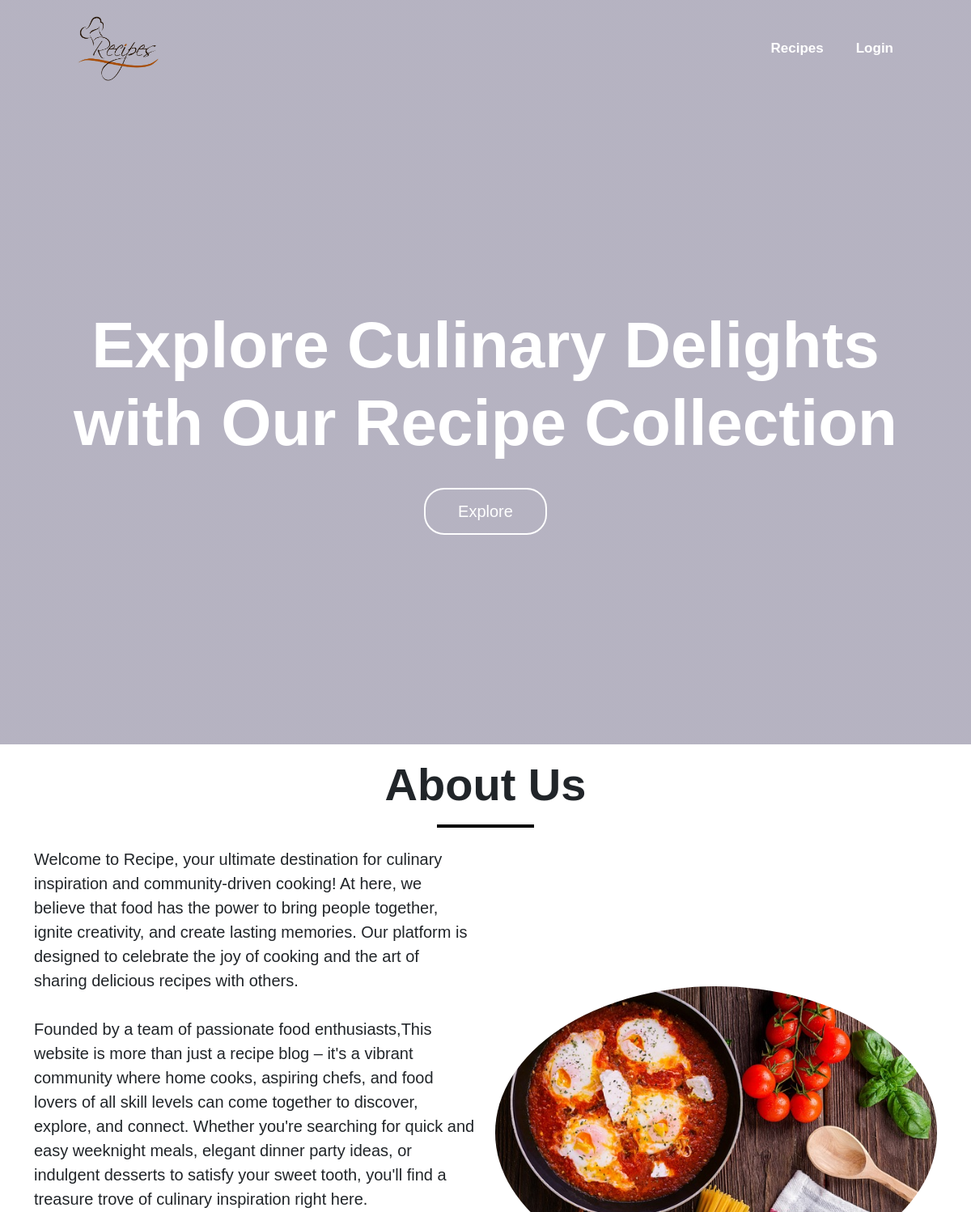
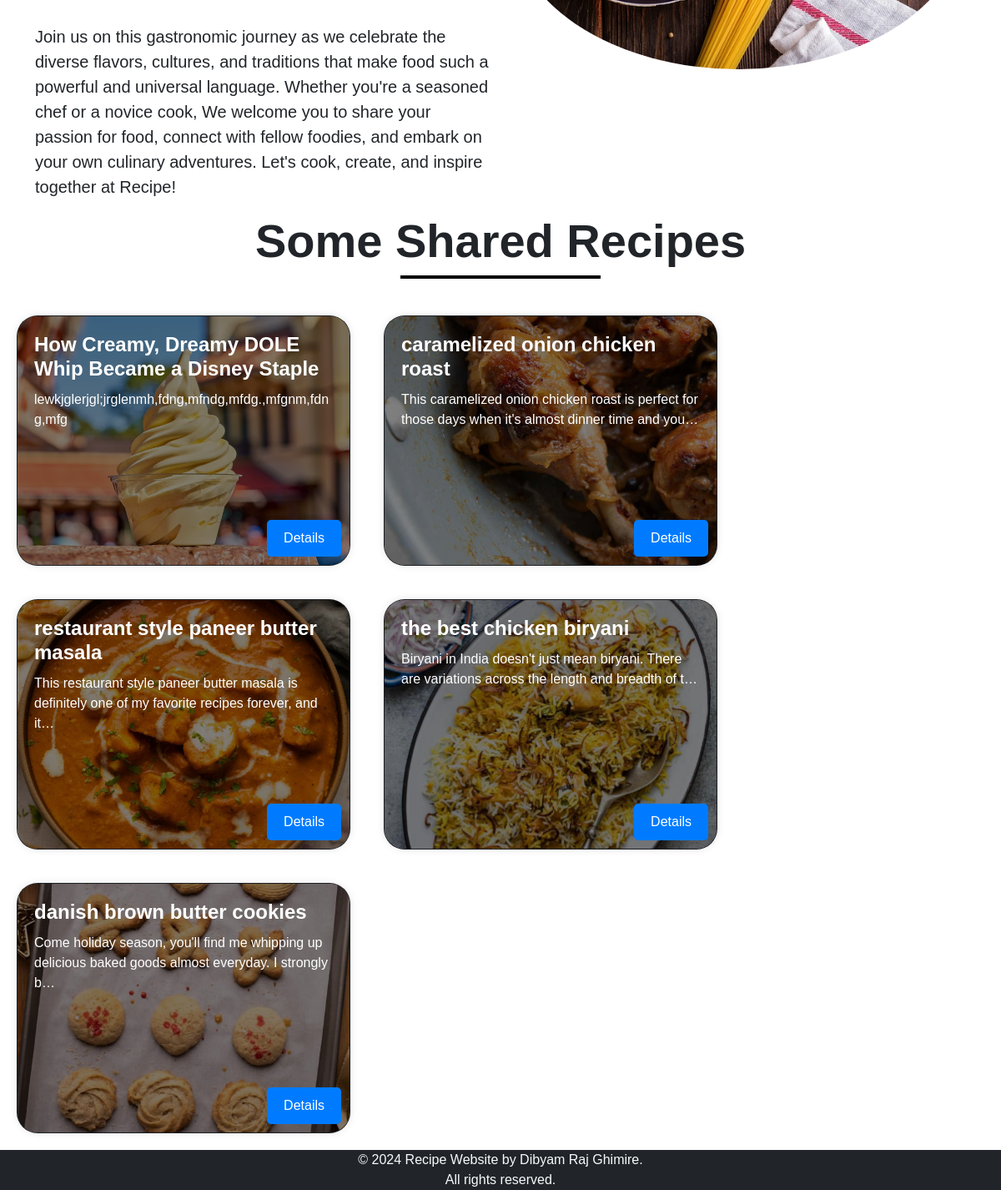
The page / on the database its author committed (2 pictures, top to bottom).
### vege/models.py (models this page shows, shortened)
class Recipe(models.Model):
    user = models.ForeignKey(User,on_delete = models.SET_NULL,null = True,blank = True)
    name = models.CharField(max_length=100)
    description = models.TextField()
    image = models.ImageField(upload_to='recipe')
    is_shared = models.BooleanField(default=False)

### vege/views.py (the view)
# urls.py: path('', sharedRecipes, name='sharedRecipes'),
def sharedRecipes(req):
    sharedRecipes = Recipe.objects.filter(is_shared=True)
    return render(req, 'sharedRecipes.html', {'sharedRecipes': sharedRecipes})

### vege/templates/sharedRecipes.html (shortened to what this page needs)
{% extends 'base.html' %}
{% block start%}
{% load static %}
<div class="landing-page">
    <div class="content text-center text-white">
        <video autoplay loop muted plays-inline class="bg-video">
            <source src="{% static 'logo/recipe_video.mp4' %}"
                type="video/mp4">
        </video>
        <h1 class="fw-bold ">
            Explore Culinary Delights with Our Recipe Collection
        </h1>
        <a href="#shared" class="text-white fs-5 fw-light mt-4">Explore</a>
    </div>
</div>
<section class="section-padding">
    <div class="container">
        <div class="title   ">
            <h1 class="display-4 fw-semibold text-center m-3">About Us</h1>
            <div class="line"></div>
        </div>
        <div class="row d-flex flex-row-reverse">
            <div class="col-6   align-content-lg-center">
                <img class="w-100 rounded-circle"
                    src="{% static 'logo/rec_img1.jpg' %}">
            </div>
            <div class="fs-5 col-6">
                <p>
                    Welcome to Recipe, your ultimate destination for culinary
                    inspiration and community-driven cooking! At here, we
                    believe that food has the power to bring people together,
                    ignite creativity, and create lasting memories. Our platform
                    is designed to celebrate the joy of cooking and the art of
                    sharing delicious recipes with others.
                    <br /> <br>
                    Founded by a team of passionate food enthusiasts,This
                    website is more than just a recipe blog – it's a vibrant
                    community where home cooks, aspiring chefs, and food lovers
                    of all skill levels can come together to discover, explore,
                    and connect. Whether you're searching for quick and easy
                    weeknight meals, elegant dinner party ideas, or indulgent
                    desserts to satisfy your sweet tooth, you'll find a treasure
                    trove of culinary inspiration right here.
                    <br /><br />
                    Join us on this gastronomic journey as we celebrate the
                    diverse flavors, cultures, and traditions that make food
                    such a powerful and universal language. Whether you're a
                    seasoned chef or a novice cook, We welcome you to share your
                    passion for food, connect with fellow foodies, and embark on
                    your own culinary adventures. Let's cook, create, and
                    inspire together at Recipe!
                </p>
            </div>
        </div>
    </div>
</section>
{% if sharedRecipes %}
<h1 id="shared" class=" fw-semibold text-center display-4">Some Shared
    Recipes</h1>
<div class="line1"></div>
<div class="card-container">
    {% for sharedRecipe in sharedRecipes %}
    <div class="card text-bg-dark">
        <img src="/media/{{sharedRecipe.image}}" class="card-img"
            alt="...">
        <div class="card-img-overlay">
            <h5 class="card-title">{{sharedRecipe.name}}</h5>
            <p
                class="card-text">{{sharedRecipe.description|truncatechars:100}}</p>
            <a href="{% url 'recipeDetail' sharedRecipe.id %}"
                class="btn btn-primary">Details</a>
        </div>
    </div>
    {% endfor %}
</div>
{% endif %}
{% endblock %}

### vege/templates/base.html (shortened to what this page needs)
{% load static %}
<!DOCTYPE html>
<html lang="en">
    <head>
        <link
            href="https://cdn.jsdelivr.net/npm/bootstrap@5.3.3/dist/css/bootstrap.min.css"
            rel="stylesheet"
>
    </head>
    <body>
        <nav>
            <div class="img-container">
                <img
                    src="{% static 'logo/logo_image.jpg' %}"
                    class="logo" />
            </div>
            <ul class="d-flex flex-row justify-content-evenly mb-0">
                <li>
                    <a
                        href="{% url 'sharedRecipes' %}"> Recipes </a>
                </li>
                {% if request.user.is_authenticated %}
                <li>
                    <a href="{% url 'addRecipes' %}"> Add Recipe</a>
                </li>
                <li>
                    <a href="{% url 'logoutPage' %}"> Logout </a>
                </li>
                {% else %}
                <li>
                    <a href="{% url 'loginPage' %}"> Login </a>
                </li>
                {% endif %}
            </ul>
        </nav>
        {% block start %}
        {% endblock %}
        <footer class="bg-dark text-light text-center ">
            <p>&copy; 2024 Recipe Website by Dibyam Raj Ghimire.<br> All rights
                reserved.</p>
        </footer>
    </body>
</html>

### vege/templates/base.html (style rules this page uses)
* { margin: 0; padding: 0; font-family:"Poppins", sans-serif; }
h1, h2, h3, h4, h5, h6 { font-weight: 600; color: var(black); }
nav { display: flex; justify-content: space-between; top: 0; width: 100%; background-image: linear-gradient(rgba(12,3,51,0.3),rgba(12,3,51,0.3)); padding: 5px 8% !important; align-items: center; }
.img-container { width:100px; height:80px; }
.logo { width: 100%; height: 100%; object-fit: cover; object-position: center; mix-blend-mode: multiply; filter: brightness(-8) ; }
nav ul li { list-style: none; display: inline-block; margin-left: 40px; }
nav ul li a { list-style: none; color: white; }
a { text-decoration: none; color: rgb(0, 81, 255); font-weight: bold; font-size: 17px; }
footer p { margin-bottom: 0 !important; }

### vege/templates/sharedRecipes.html (style rules this page uses)
.line { width: 120px; height: 4px; background: black; margin: 0 auto 24px auto; }
.line1 { width: 240px; height: 4px; background: black; margin: 0 auto 24px auto; }
.landing-page { width: 100%; height:100vh; background-image: linear-gradient(rgba(12,3,51,0.3),rgba(12,3,51,0.3)); position: relative; padding: 0 5%; display: flex; align-items: center; justify-content: center; }
nav { padding: 20px 8% !important; }
nav ul li { list-style: none; display: inline-block; margin-left: 40px; }
.content h1 { font-size: 80px; transition: 0.3s; }
.content a { text-decoration: none; display: inline-block; border: 2px solid white; padding: 12px 40px; border-radius: 25px; }
.bg-video { width: 100%; position: absolute; z-index: -1; bottom: 0; right: 0; }
@media (max-aspect-ratio: 16/9) { .bg-video { width: 100%; height: auto; } }
.card-container { display: flex; flex-wrap: wrap; }
.card { position: relative; max-width: 400px !important; max-height: 300px; margin: 20px; border-radius: 25px; box-shadow: 0px 0px 10px rgba(0, 0, 0, 0.1); overflow: hidden; }
.card .card-img { width: 100%; height: 100%; object-fit: cover; }
.card .card-img-overlay { position: absolute; bottom: 0; left: 0; right: 0; padding: 20px; background-color: rgba(0, 0, 0, 0.5); color: #fff; }
.card .card-title { font-size: 1.5rem; font-weight: bold; margin-bottom: 10px; }
.card .card-text { font-size: 1rem; margin-bottom: 20px; }
.card .btn-primary { position: absolute; bottom: 10px; right: 10px; background-color: #007bff; color: #fff; border: none; padding: 10px 20px; border-radius: 5px; text-decoration: none; transition: background-color 0.3s; }

### rows shown on the page
Recipe: image (picture), name "How Creamy, Dreamy DOLE Whip Became a Disney Staple", description "lewkjglerjgl;jrglenmh,fdng,mfndg,mfdg.,mfgnm,fdng,mfg"
Recipe: image (picture), name "caramelized onion chicken roast", description "This caramelized onion chicken roast is perfect for those days when it's almost dinner time and you…"
Recipe: image (picture), name "restaurant style paneer butter masala", description "This restaurant style paneer butter masala is definitely one of my favorite recipes forever, and it…"
Recipe: image (picture), name "the best chicken biryani", description "Biryani in India doesn't just mean biryani. There are variations across the length and breadth of t…"
Recipe: image (picture), name "danish brown butter cookies", description "Come holiday season, you'll find me whipping up delicious baked goods almost everyday. I strongly b…"
